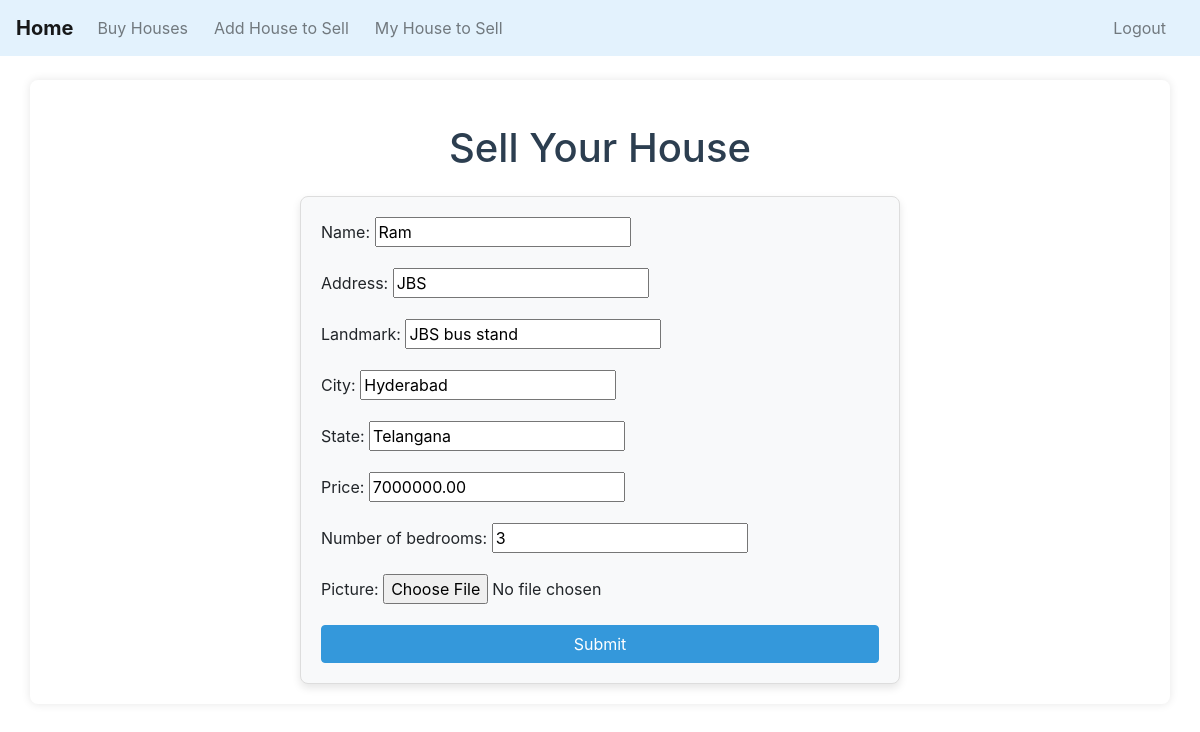
The page /myhousetosell/1 (signed in) on the database its author committed.
### rentify_app/models.py (models this page shows, shortened)
class House(models.Model):
    house_id = models.AutoField(primary_key=True)
    owner = models.ForeignKey(User, on_delete=models.CASCADE)
    name = models.CharField(max_length=100)
    mobile=models.CharField(max_length=10)
    address = models.CharField(max_length=255)
    landmark = models.CharField(max_length=255)
    city = models.CharField(max_length=100)
    state = models.CharField(max_length=100)
    price = models.DecimalField(max_digits=10, decimal_places=2)
    number_of_bedrooms = models.IntegerField()
    likes = models.ManyToManyField(User, related_name='house_likes', blank=True)
    comments = models.ManyToManyField('Comment', related_name='house_comments', blank=True)
    picture = models.ImageField(upload_to='house_pics/', blank=True, null=True)

### rentify_app/views.py (the view, shortened to what this page needs)
# urls.py: path('myhousetosell/<int:house_id>', views.sell_house1, name='sell_house1'),
@login_required
def sell_house1(request, house_id):
    house = House.objects.get(pk=house_id)
    form = HouseForm(instance=house)
    return render(request, 'sell_house.html', {'houses': [house],'form':form})

### rentify_app/forms.py
class HouseForm(forms.ModelForm):
    class Meta:
        model = House
        fields = ['name', 'address', 'landmark', 'city', 'state', 'price', 'number_of_bedrooms','picture']

### templates/sell_house.html (shortened to what this page needs)
{% extends 'home.html' %}
{% block content %}
<h1 class="my-4" style="text-align: center; color: #2c3e50;">Sell Your House</h1>
<form method="post" style="max-width: 600px; margin: 0 auto; padding: 20px; border: 1px solid #ddd; border-radius: 8px; box-shadow: 0 4px 8px rgba(0,0,0,0.1); background-color: #f8f9fa;">
    <div class="form-group">
        {{ form.as_p }}
    </div>
    <button type="submit" class="btn btn-primary" style="background-color: #3498db; border-color: #3498db; width: 100%;">Submit</button>
</form>
{% endblock %}

### rows shown on the page
House: name "Ram", address "JBS", landmark "JBS bus stand", city "Hyderabad", state "Telangana", price "7000000.00", number_of_bedrooms "3"
